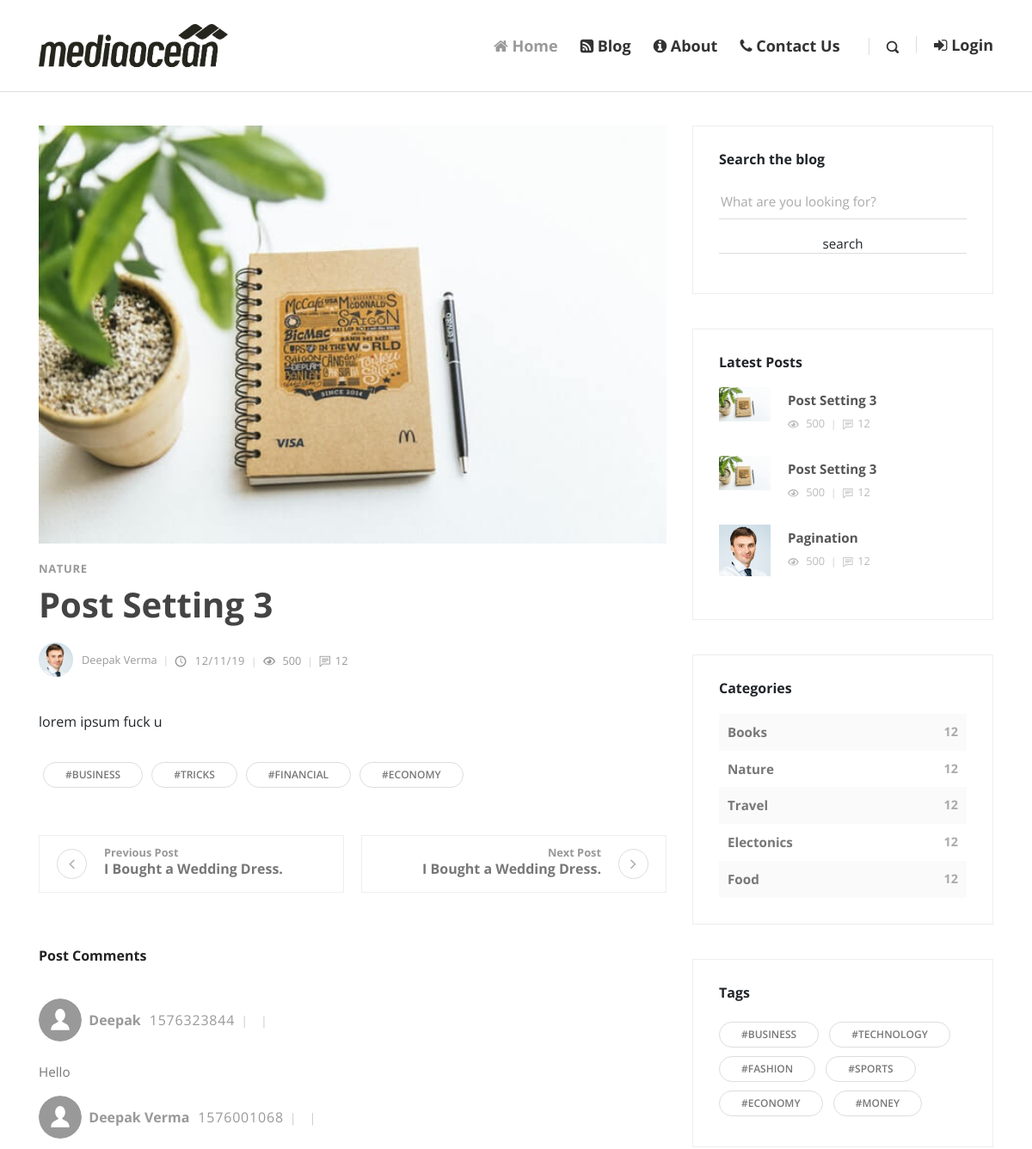
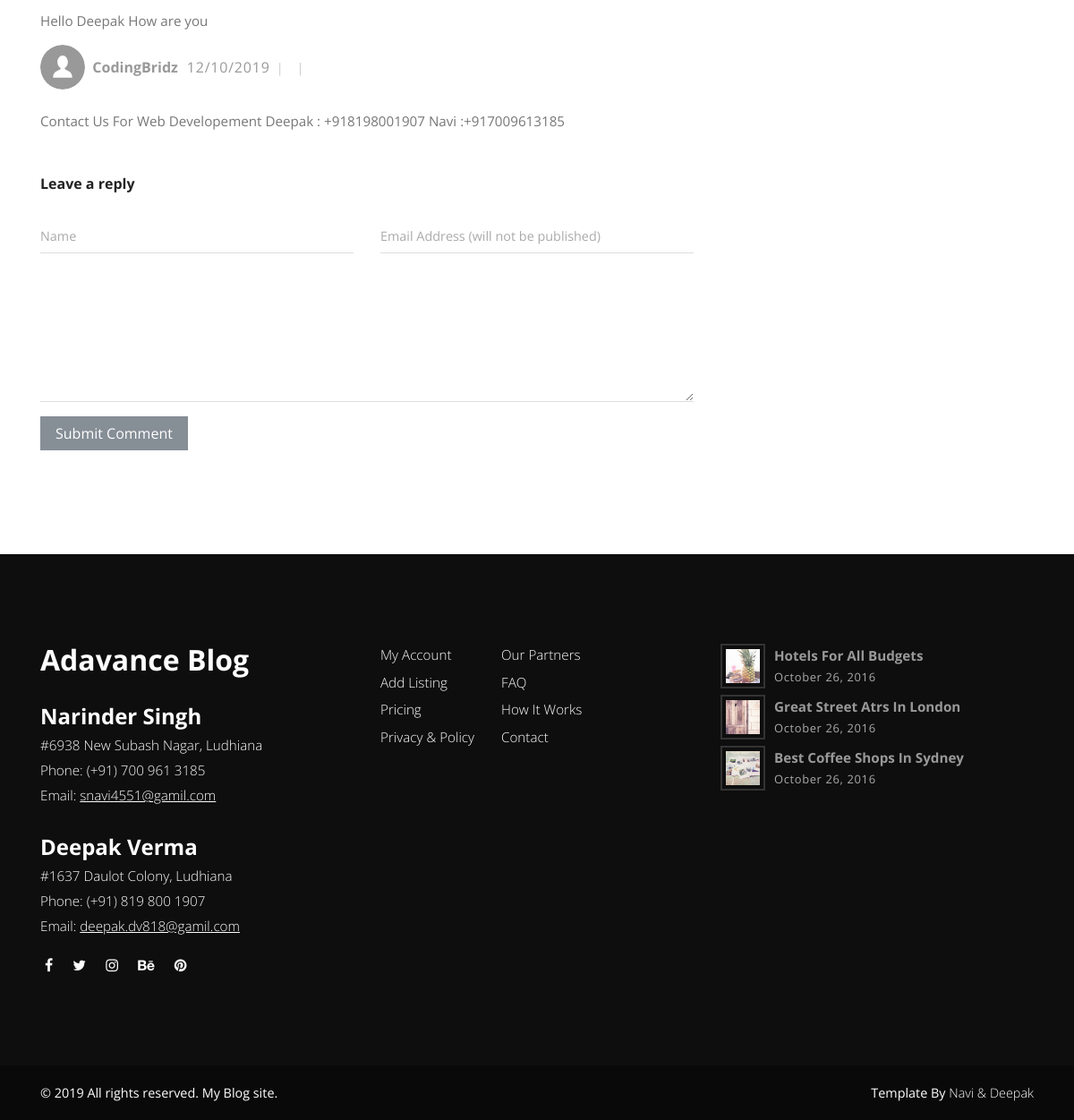
Screenshot of /post.php?post_id=11 with the database file from the repository (2 pictures, top to bottom).
### tables this page shows
CREATE TABLE `posts` (
  `id` int(11) NOT NULL,
  `date` varchar(100) NOT NULL,
  `title` varchar(255) NOT NULL,
  `author` varchar(255) NOT NULL,
  `author_image` varchar(255) NOT NULL,
  `image` varchar(255) NOT NULL,
  `categories` varchar(255) NOT NULL,
  `tags` varchar(255) NOT NULL,
  `post_data` text NOT NULL,
  `views` int(11) NOT NULL,
  `status` varchar(255) NOT NULL
);

CREATE TABLE `comments` (
  `id` int(11) NOT NULL,
  `date` varchar(100) NOT NULL,
  `name` varchar(255) NOT NULL,
  `username` varchar(255) NOT NULL,
  `post_id` int(11) NOT NULL,
  `email` varchar(255) NOT NULL,
  `website` varchar(255) NOT NULL,
  `image` varchar(255) NOT NULL,
  `comment` text NOT NULL,
  `status` varchar(255) NOT NULL
);

CREATE TABLE `categories` (
  `id` int(11) NOT NULL,
  `category` varchar(255) NOT NULL
);

### post.php (the view, shortened to what this page needs)
<?php require_once('inc/db.php'); ?>
<?php
if (isset($_GET['post_id'])) {
  $post_id = $_GET['post_id'];
  $views_query = "UPDATE `posts` SET `views` = views +1  WHERE `posts`.`id` = $post_id";
  mysqli_query($con,$views_query);
  $query = "SELECT * FROM  posts WHERE status = 'publish' and id = $post_id";
  $run = mysqli_query($con,$query);
  if (mysqli_num_rows($run)> 0) {
    $row = mysqli_fetch_array($run);
    $date = date($row['date']);
    $title = $row['title'];
    $author = $row['author'];
    $author_image = $row['author_image'];
    $image = $row['image'];
    $categories = $row['categories'];
    $post_data = $row['post_data'];
  }
  else{
    header('Location: blog.php');
  }
}
?>
<!DOCTYPE html>
<html>
  <head>
    <?php require_once('inc/top.php');?>
  </head>
  <body>
    <?php require_once('inc/header.php');?>
    <br><br><br><br>
    <div class="container">
      <div class="row">
        <main class="post blog-post col-lg-8">
          <div class="container">
            <div class="post-single">
              <div class="post-thumbnail"><img src="img/<?php echo $image;?>" alt="..." class="img-fluid"></div>
              <div class="post-details">
                <div class="post-meta d-flex justify-content-between">
                  <div class="category"><a href="post.php"><?php echo ucfirst($categories);?></a></div>
                </div>
                <h1><?php echo $title; ?><a href="post.php"><i class="fa fa-bookmark-o"></i></a></h1>
                <div class="post-footer d-flex align-items-center flex-column flex-sm-row"><a href="#" class="author d-flex align-items-center flex-wrap">
                    <div class="avatar"><img src="img/<?php echo $author_image;?>" alt="..." class="img-fluid"></div>
                    <div class="title"><span><?php echo ucfirst($author); ?></span></div></a>
                  <div class="d-flex align-items-center flex-wrap">
                    <div class="date"><i class="icon-clock"></i> <?php echo $date; ?></div>
                    <div class="views"><i class="icon-eye"></i> 500</div>
                    <div class="comments meta-last"><i class="icon-comment"></i>12</div>
                  </div>
                </div>
                <div class="post-body">
                  <?php echo $post_data; ?>
                </div>
                <div class="post-tags"><a href="#" class="tag">#Business</a><a href="#" class="tag">#Tricks</a><a href="#" class="tag">#Financial</a><a href="#" class="tag">#Economy</a></div>
                <div class="posts-nav d-flex justify-content-between align-items-stretch flex-column flex-md-row"><a href="#" class="prev-post text-left d-flex align-items-center">
                    <div class="icon prev"><i class="fa fa-angle-left"></i></div>
                    <div class="text"><strong class="text-primary">Previous Post </strong>
                      <h6>I Bought a Wedding Dress.</h6>
                    </div></a><a href="#" class="next-post text-right d-flex align-items-center justify-content-end">
                    <div class="text"><strong class="text-primary">Next Post </strong>
                      <h6>I Bought a Wedding Dress.</h6>
                    </div>
                    <div class="icon next"><i class="fa fa-angle-right">   </i></div></a></div>
                <div class="post-comments">
                  <header>
                    <h3 class="h6">Post Comments<span class="no-of-comments"></span></h3>
                  </header>
                  </div>
                  <?php
                  $c_query = "SELECT * FROM comments WHERE status ='approved' and post_id = $post_id ORDER BY id DESC";
                  $c_run = mysqli_query($con,$c_query);
                  if (mysqli_num_rows($c_run) > 0) {
                  ?>
                  <div class="comment">
                    <?php
                    while ($c_row = mysqli_fetch_array($c_run)) {
                     $c_name = $c_row['name'];
                     $c_image = $c_row['image'];
                     $c_comment = $c_row['comment'];
                     $c_date = $c_row['date'];
                    ?>
                    <div class="comment-header d-flex justify-content-between">
                      <div class="user d-flex align-items-center">
                        <div class="image"><img src="img/<?php echo $c_image; ?>"alt="..." class="img-fluid rounded-circle" height="50" width="50"></div>
                        <div class="title"><strong>&nbsp&nbsp<?php echo ucfirst($c_name); ?></strong><span class="date">&nbsp&nbsp<?php echo $c_date; ?></span></div>
                      </div>
                    </div>
                    <br/>
                    <div class="comment-body">
                      <p><?php echo $c_comment; ?></p>
                    </div>
                    <?php
                  }
                    ?>
                  </div>
                  <?php
                }
                  ?>
                </div>
                <div class="add-comment">
                  <header>
                    <h3 class="h6">Leave a reply</h3>
                  </header>
                  <form action="" method="post" class="commenting-form">
                    <div class="row">
                      <div class="form-group col-md-6">
                        <input type="text" name="name" value="<?php
                        if(isset($cs_name)){echo $cs_name;} ?>" id="username" placeholder="Name" class="form-control">
                      </div>
                      <div class="form-group col-md-6">
                        <input type="email" name="email" value="<?php
                        if(isset($cs_email)){echo $cs_email;} ?>"  id="useremail" placeholder="Email Address (will not be published)" class="form-control">
                      </div>
                      <div class="form-group col-md-12">
                        <textarea name="comment" id="usercomment" placeholder="Type your comment"  class="form-control"><?php
                        if(isset($cs_comment)){echo $cs_comment;} ?> </textarea>
                      </div>
                      <div class="form-group col-md-12">
                        <button type="submit" class="btn btn-secondary" name="submit">Submit Comment</button>
                      </div>
                    </div>
                  </form>
                </div>
              </div>
          </div>
        </main>
        <?php require_once('inc/sidebar.php');?>
      </div>
    </div>
    <?php require_once('inc/footer.php');?>
  </body>
</html>

### inc/sidebar.php (shortened to what this page needs)
<?php
  require_once('db.php');
?>
<aside class="col-lg-4">
          <div class="widget search">
            <header>
              <h3 class="h6">Search the blog</h3>
            </header>
            <form action="blog.php" method="post" class="search-form">
              <div class="form-group">
                <input type="search" name="search-text" placeholder="What are you looking for?">
                <input type="submit" class="btn btn-default" value="search" name="search" >
              </div>
            </form>
          </div>
          <div class="widget latest-posts">
            <header>
              <h3 class="h6">Latest Posts</h3>
            </header>
            <div class="blog-posts">
              <?php
               $query = "SELECT * FROM posts WHERE status = 'publish' ORDER BY id DESC LIMIT 3";
               $run = mysqli_query($con,$query);
               if (mysqli_num_rows($run) > 0) {
                 while ($row = mysqli_fetch_array($run)) {
                   $title = $row['title'];
                   $image = $row['image'];
                ?>
              <a href="#">
                <div class="item d-flex align-items-center">
                  <div class="image"><img src="img/<?php echo $image; ?>" alt="..." class="img-fluid"></div>
                  <div class="title"><strong><?php echo $title; ?></strong>
                    <div class="d-flex align-items-center">
                      <div class="views"><i class="icon-eye"></i> 500</div>
                      <div class="comments"><i class="icon-comment"></i>12</div>
                    </div>
                  </div>
                </div>
              </a>
              <?php
                }}
               ?>
            </div>
          </div>
          <div class="widget categories">
            <header>
              <h3 class="h6">Categories</h3>
            </header>
            <?php
            $query="SELECT * FROM categories";
            $run=mysqli_query($con,$query);
            if(mysqli_num_rows($run) > 0){
                while ($row = mysqli_fetch_array($run)) {
                      $category = ucfirst($row['category']);
                      $id = $row['id'];
                    echo "
                        <div class='item d-flex justify-content-between'><a href='blog.php?cat=".$id."'>$category</a><span>12</span></div>
                    ";
                }
            } else{
              echo "
                        <div class='item d-flex justify-content-between'><a href='#'>No Categories Yet</a><span>12</span></div>
                    ";
            }
            ?>
          </div>
          <div class="widget tags">
            <header>
              <h3 class="h6">Tags</h3>
            </header>
            <ul class="list-inline">
              <li class="list-inline-item"><a href="#" class="tag">#Business</a></li>
              <li class="list-inline-item"><a href="#" class="tag">#Technology</a></li>
              <li class="list-inline-item"><a href="#" class="tag">#Fashion</a></li>
              <li class="list-inline-item"><a href="#" class="tag">#Sports</a></li>
              <li class="list-inline-item"><a href="#" class="tag">#Economy</a></li>
              <li class="list-inline-item"><a href="#" class="tag">#Money</a></li>
            </ul>
          </div>
        </aside>

### rows the page displays
posts: image (picture), categories "NATURE", title "Post Setting 3", author_image (picture), author "Deepak Verma", date "12/11/19", post_data "lorem ipsum fuck u"
comments: image (placeholder picture), name "Deepak", date "1576323844", comment "Hello"
comments: image (placeholder picture), name "Deepak Verma", date "1576001068", comment "Hello Deepak How are you"
comments: image (placeholder picture), name "CodingBridz", date "12/10/2019", comment "Contact Us For Web Developement Deepak : +918198001907 Navi :+917009613185"
posts: image (picture), title "Post Setting 3"
posts: image (picture), title "Pagination"
categories: category "Books"
categories: category "Nature"
categories: category "Travel"
categories: category "Electonics"
categories: category "Food"
